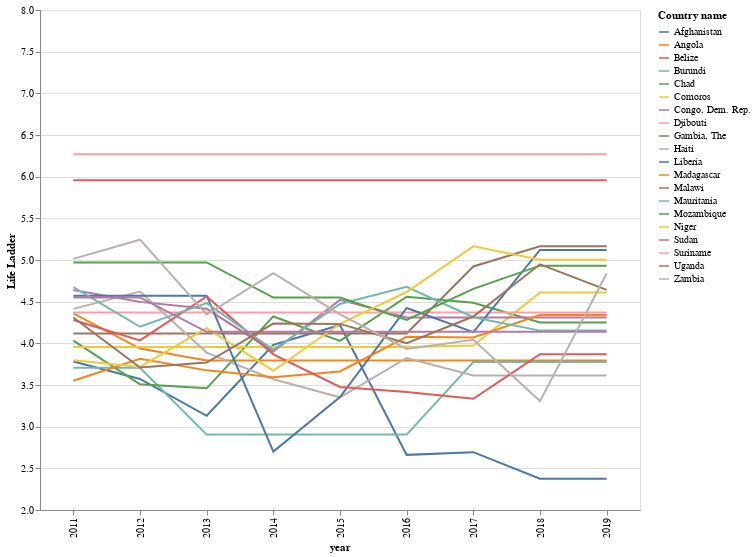

The notebook cell saved with this chart:
### Code cell
hap_graph = alt.Chart(Stable20GDP).mark_line().encode(
      x="year:O",
      y=alt.Y("Life Ladder",scale=alt.Scale(domain=[2, 8])),
      color="Country name"
).properties(width=600, height=500)
hap_graph

### Figure 1 — Vega-Lite specification as saved in the notebook (floating-point values rounded to 4 significant figures; data arrays with more than 128 entries replaced by an {"elided": "..."} marker saying what was removed)
{"config": {"view": {"continuousWidth": 400, "continuousHeight": 300}}, "data": {"name": "data-c1e3aa0a9af34943f4369c7624b5393a"}, "mark": "line", "encoding": {"color": {"type": "nominal", "field": "Country name"}, "x": {"type": "ordinal", "field": "year"}, "y": {"type": "quantitative", "field": "Life Ladder", "scale": {"domain": [2, 8]}}}, "height": 500, "width": 600, "$schema": "https://vega.github.io/schema/vega-lite/v4.8.1.json", "datasets": {"data-c1e3aa0a9af34943f4369c7624b5393a": {"elided": "180 records"}}}
